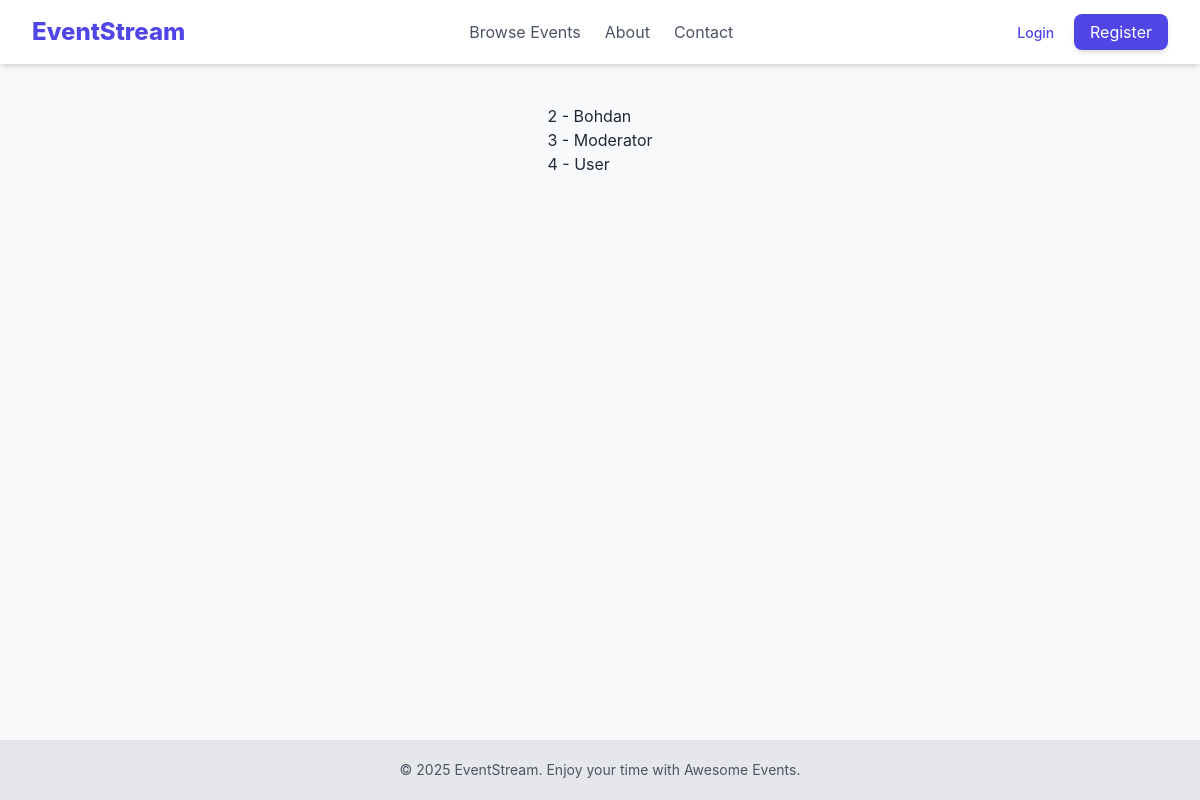
The app's page /test_db/, older data.
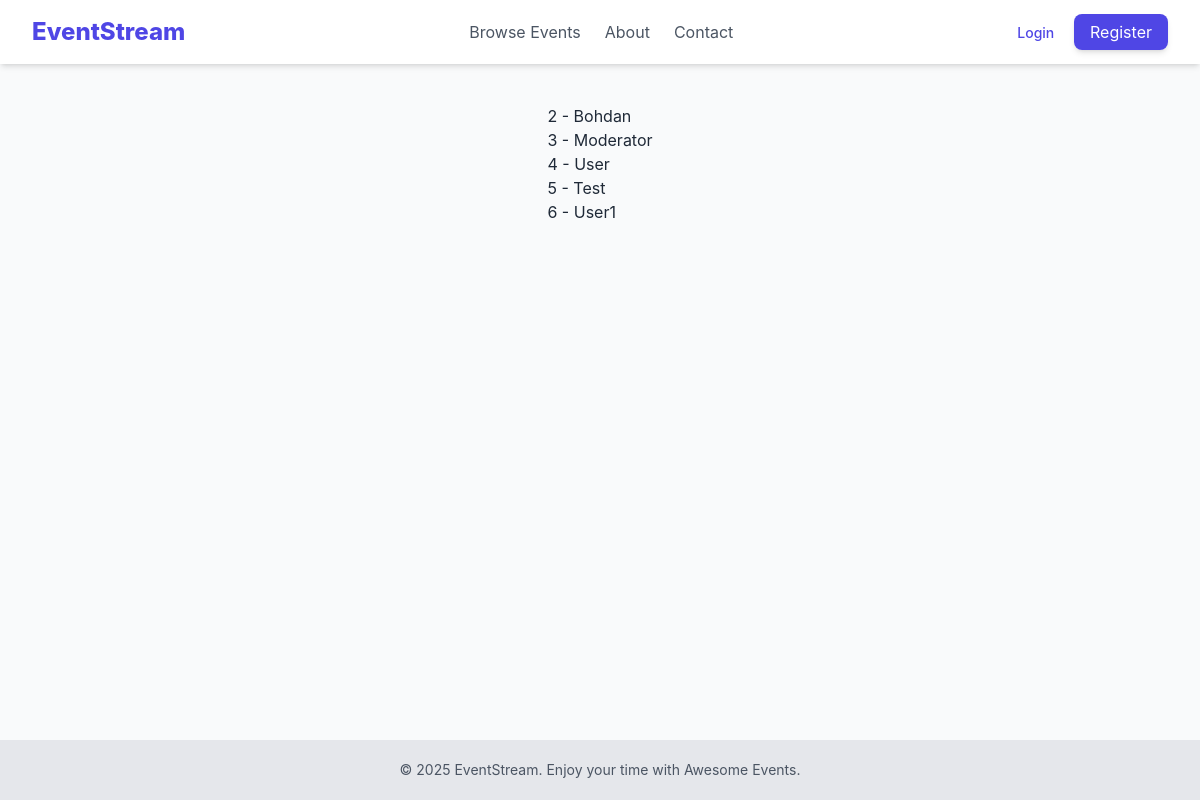
The same page, newer data.
### users/models.py (models this page shows, shortened)
class CustomUser(AbstractUser):
    username = models.CharField(max_length=200, unique=True)
    email = models.EmailField(null=True)
    first_name = models.CharField(max_length=20, blank=True)
    last_name = models.CharField(max_length=20, blank=True)
    subscribed_to_event = models.BooleanField(default=False)
    is_moderator = models.BooleanField(
        default=False,
        help_text='User is moderator or not.'
    )

### core/views.py (the view)
# urls.py: path('test_db/', views.test_db, name='test_db'),
def test_db(request):
    c_user = CustomUser.objects.all().values()
    context = {
        'c_users': c_user,
    }
    return render(request, 'core/test_db.html', context)

### core/templates/core/test_db.html (shortened to what this page needs)
{% extends "base.html" %}
{%block content%}
{% for user in c_users%}
    <p> {{user.id}} - {{user.first_name}} </p>
{%endfor%}
{%endblock%}

Row changes from the older to the newer data that the page shows:
added CustomUser: id "5", first_name "Test"
added CustomUser: id "6", first_name "User1"
